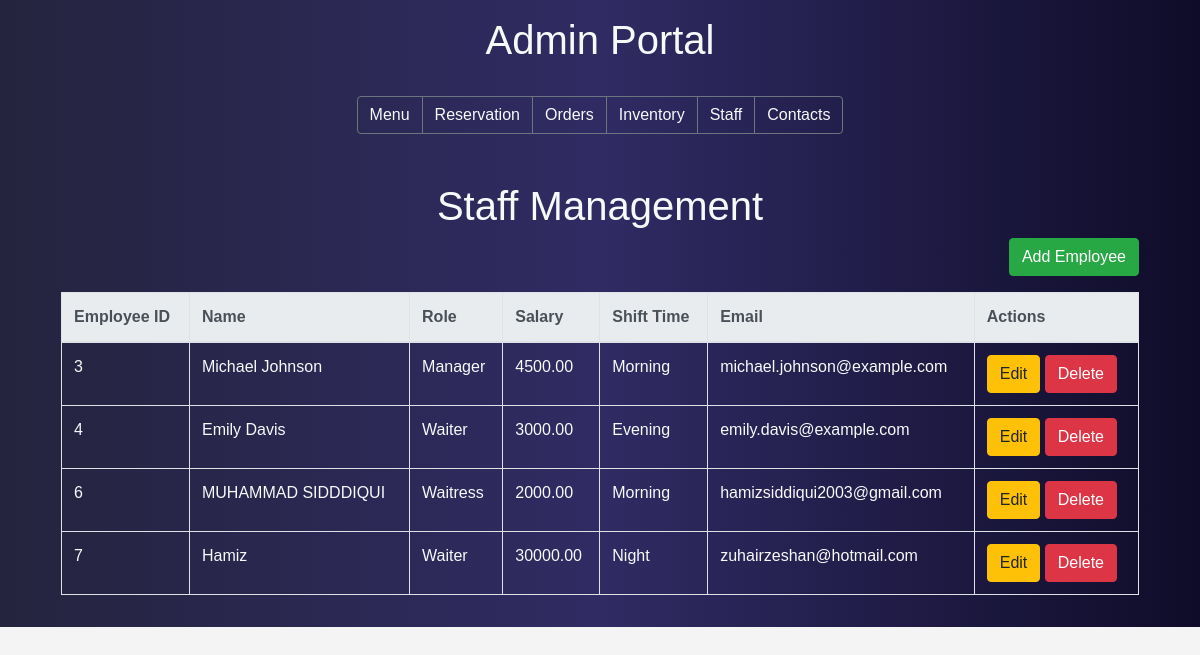
Page /staff.php on the committed database.
### tables this page shows
CREATE TABLE `employees` (
  `emp_id` int(11) NOT NULL,
  `name` varchar(100) NOT NULL,
  `role` varchar(50) NOT NULL,
  `salary` decimal(10,2) NOT NULL,
  `shift_time` varchar(50) NOT NULL,
  `hire_date` date NOT NULL,
  `email` varchar(100) DEFAULT NULL,
  `phone_number` varchar(15) DEFAULT NULL,
  `address` varchar(255) DEFAULT NULL,
  `status` enum('active','inactive') DEFAULT 'active',
  `created_at` timestamp NOT NULL DEFAULT current_timestamp(),
  `updated_at` timestamp NOT NULL DEFAULT current_timestamp() ON UPDATE current_timestamp()
);

### staff.php (the view, shortened to what this page needs)
<?php
include '_dbconnect.php';
$sql = "SELECT * FROM employees";
$result = $conn->query($sql);
?>
<!DOCTYPE html>
<html lang="en">
<head>
    <link rel="stylesheet" href="https://maxcdn.bootstrapcdn.com/bootstrap/4.5.2/css/bootstrap.min.css">
</head>
<body>
<section class="bg-color" style="min-height: 600px;">
  <div class="container">
    <div class="row text-light p-3">
    <div class="col text-center">
        <?php include 'admin_navbar.php';?>
    </div>
    <div class="container mt-5">
        <h1 class="text-center">Staff Management</h1>
        <div class="d-flex justify-content-end mb-3">
            <button class="btn btn-success" data-toggle="modal" data-target="#addEmployeeModal">Add Employee</button>
        </div>
        <table class="table table-bordered text-light">
            <thead class="thead-light">
                <tr>
                    <th>Employee ID</th>
                    <th>Name</th>
                    <th>Role</th>
                    <th>Salary</th>
                    <th>Shift Time</th>
                    <th>Email</th>
                    <th>Actions</th>
                </tr>
            </thead>
            <tbody>
                <?php if ($result->num_rows > 0): ?>
                    <?php while($row = $result->fetch_assoc()): ?>
                        <tr>
                            <td><?php echo $row['emp_id']; ?></td>
                            <td><?php echo $row['name']; ?></td>
                            <td><?php echo $row['role']; ?></td>
                            <td><?php echo $row['salary']; ?></td>
                            <td><?php echo $row['shift_time']; ?></td>
                            <td><?php echo $row['email']; ?></td>
                            <td>
                                <button class="btn btn-warning editBtn" data-id="<?php echo $row['emp_id']; ?>"> Edit</button>
                                <button class="btn btn-danger deleteBtn" data-id="<?php echo $row['emp_id']; ?>">Delete</button>
                            </td>
                        </tr>
                    <?php endwhile; ?>
                <?php else: ?>
                    <tr>
                        <td colspan="7" class="text-center">No employees found</td>
                    </tr>
                <?php endif; ?>
            </tbody>
        </table>
    </div>
    </div>
  </div>
</section>
</body>
</html>

### staff.php (style rules this page uses)
body { font-family: Arial, sans-serif; background-color: #f4f4f4; margin: 0; padding: 0px; }

### admin_navbar.php (style rules this page uses)
.bg-color { background: #0f0c29; background: -webkit-linear-gradient(to right, #24243e, #302b63, #0f0c29); background: linear-gradient(to right, #24243e, #302b63, #0f0c29); }

### rows in the picture
employees: emp_id "3", name "Michael Johnson", role "Manager", salary "4500.00", shift_time "Morning", email "michael.johnson@example.com"
employees: emp_id "4", name "Emily Davis", role "Waiter", salary "3000.00", shift_time "Evening", email "emily.davis@example.com"
employees: emp_id "6", name "MUHAMMAD SIDDDIQUI", role "Waitress", salary "2000.00", shift_time "Morning", email "hamizsiddiqui2003@gmail.com"
employees: emp_id "7", name "Hamiz", role "Waiter", salary "30000.00", shift_time "Night", email "zuhairzeshan@hotmail.com"
